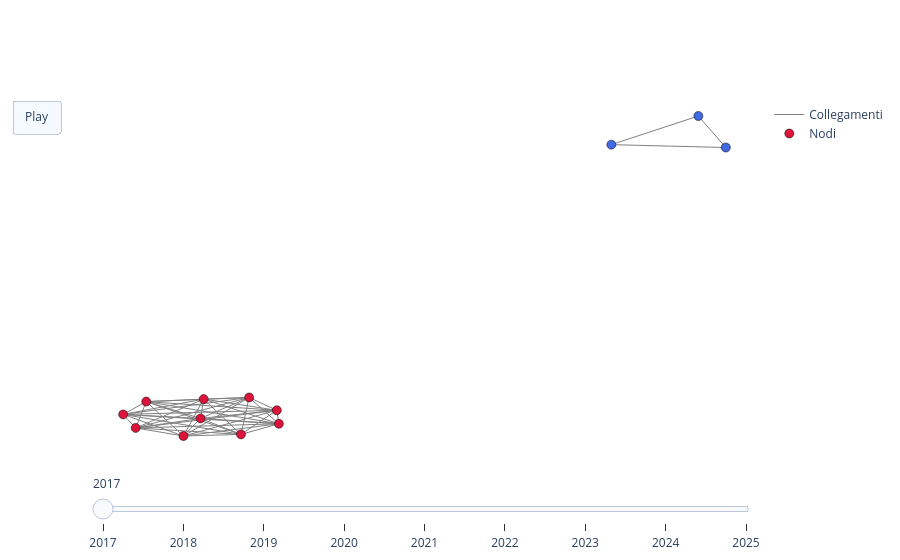

This figure's notebook cell:
### Markdown cell above
## Secondo grafo
Creazione del grafo per centralità di ogni anno che mostra la relazione delle collaborazioni tra autori delle varie pubblicazioni con il nodo centrale.

### Code cell
# ==============================
# Calcolo nodo centrale per anno
# ==============================
central_node_per_anno = {}
for anno, G in grafi_per_anno.items():
    if len(G) > 0:
        central_node_per_anno[anno] = max(G.degree, key=lambda x: x[1])[0]

# ==============================
# Calcolo layout per anno con nodo centrale al centro
# ==============================
pos_per_anno = {}
for anno, G in grafi_per_anno.items():
    if len(G) == 0:
        continue
    central = central_node_per_anno[anno]
    # Posizione iniziale con nodo centrale al centro
    initial_pos = {central: (0,0)}
    # Layout spring locale con nodo centrale fisso
    pos = nx.spring_layout(
        G,
        seed=42,
        pos=initial_pos,
        fixed=[central],
        k=0.5,
        iterations=100
    )

    # Normalizza posizioni per stare dentro [-1,1] x [-1,1]
    xs = [x for x, y in pos.values()]
    ys = [y for x, y in pos.values()]
    min_x, max_x = min(xs), max(xs)
    min_y, max_y = min(ys), max(ys)
    for node in pos:
        x, y = pos[node]
        norm_x = -1 + 2 * (x - min_x) / (max_x - min_x) if max_x > min_x else 0
        norm_y = -1 + 2 * (y - min_y) / (max_y - min_y) if max_y > min_y else 0
        pos[node] = (norm_x, norm_y)

    pos_per_anno[anno] = pos
# ==============================
# Funzione di plotting
# ==============================
def plot_graph_plotly(G, pos):
    edge_x, edge_y = [], []
    for u, v in G.edges():
        x0, y0 = pos[u]
        x1, y1 = pos[v]
        edge_x += [x0, x1, None]
        edge_y += [y0, y1, None]

    edge_trace = go.Scatter(
        x=edge_x, y=edge_y,
        mode="lines",
        line=dict(width=1, color="gray"),
        hoverinfo="none",
        name="Collegamenti",
        showlegend=True
    )

    max_degree = max(dict(G.degree()).values())
    node_x, node_y, texts, colors = [], [], [], []
    for node in G.nodes():
        x, y = pos[node]
        node_x.append(x)
        node_y.append(y)
        deg = G.degree(node)
        texts.append(f"{node}<br>Grado: {deg}")
        colors.append("crimson" if deg == max_degree else "royalblue")

    node_trace = go.Scatter(
        x=node_x, y=node_y,
        mode="markers",
        text=texts,
        hoverinfo="text",
        name="Nodi",
        showlegend=True,
        marker=dict(size=9, color=colors, line=dict(width=0.5, color="black"))
    )

    return edge_trace, node_trace
# ==============================
# Creazione dei frame
# ==============================
frames = []
for anno in sorted(grafi_per_anno.keys()):
    G = grafi_per_anno[anno]
    pos = pos_per_anno[anno]
    edge, node = plot_graph_plotly(G, pos)

    max_degree = max(dict(G.degree()).values())
    top_nodes = [n for n in G.nodes() if G.degree(n) == max_degree]
    top_nodes_title = ', '.join(top_nodes[:3]) + ', ...' if len(top_nodes) > 3 else ', '.join(top_nodes)

    frames.append(
        go.Frame(
            data=[edge, node],
            name=str(anno),
            layout=go.Layout(
                title=f"Collaborazioni – {anno}<br>Nodi centrali: {top_nodes_title}"
            )
        )
    )

# ==============================
# Figura finale
# ==============================
fig = go.Figure(
    data=frames[0].data,
    frames=frames,
    layout=go.Layout(
        paper_bgcolor="white",
        plot_bgcolor="white",
        xaxis=dict(visible=False, range=[-1.1,1.1]),
        yaxis=dict(visible=False, range=[-1.1,1.1]),
        updatemenus=[{
            "type":"buttons",
            "buttons":[{
                "label":"Play",
                "method":"animate",
                "args":[None, {"frame":{"duration":2000,"redraw":True}, "transition":{"duration":500}, "fromcurrent":True}]
            }]
        }],
        sliders=[{
            "steps":[{"method":"animate","args":[[f.name]],"label":f.name} for f in frames]
        }]
    )
)

fig.show()

### Figure 1 — Plotly figure (JSON) as saved in the notebook; plotly's stock layout.template omitted (floating-point values rounded to 4 significant figures; data arrays with more than 128 entries replaced by an {"elided": "..."} marker saying what was removed)
{"data": [{"hoverinfo": "none", "line": {"color": "gray", "width": 1}, "mode": "lines", "name": "Collegamenti", "showlegend": true, "type": "scatter", "x": {"elided": "144 float values"}, "y": {"elided": "144 float values"}}, {"hoverinfo": "text", "marker": {"color": ["crimson", "crimson", "crimson", "crimson", "crimson", "crimson", "crimson", "crimson", "crimson", "crimson", "royalblue", "royalblue", "royalblue"], "line": {"color": "black", "width": 0.5}, "size": 9}, "mode": "markers", "name": "Nodi", "showlegend": true, "text": ["Altenkirch Thorsten<br>Grado: 9", "Chaudhuri Kaustuv Ray<br>Grado: 9", "Dowek Gilles<br>Grado: 9", "Felty Amy P.<br>Grado: 9", "Filinski Andrzej<br>Grado: 9", "Miculan Marino<br>Grado: 9", "Rabe Florian<br>Grado: 9", "Ricciotti Wilmer<br>Grado: 9", "Sacerdoti Coen Claudio<br>Grado: 9", "Sojakova Kristina<br>Grado: 9", "Omodeo Eugenio Giovanni<br>Grado: 2", "Policriti Alberto<br>Grado: 2", "Tomescu Alexandru I.<br>Grado: 2"], "type": "scatter", "x": [-0.7328, -0.4832, -0.9583, -1, -0.4901, -0.9234, -0.609, -0.7999, -0.582, -0.7432, 1, 0.62, 0.9088], "y": [-0.7694, -0.9235, -0.9496, -0.8651, -0.8391, -0.7851, -0.99, -1, -0.7593, -0.8901, 0.8031, 0.8209, 1]}], "layout": {"paper_bgcolor": "white", "plot_bgcolor": "white", "sliders": [{"steps": [{"args": [["2017"]], "label": "2017", "method": "animate"}, {"args": [["2018"]], "label": "2018", "method": "animate"}, {"args": [["2019"]], "label": "2019", "method": "animate"}, {"args": [["2020"]], "label": "2020", "method": "animate"}, {"args": [["2021"]], "label": "2021", "method": "animate"}, {"args": [["2022"]], "label": "2022", "method": "animate"}, {"args": [["2023"]], "label": "2023", "method": "animate"}, {"args": [["2024"]], "label": "2024", "method": "animate"}, {"args": [["2025"]], "label": "2025", "method": "animate"}]}], "updatemenus": [{"buttons": [{"args": [null, {"frame": {"duration": 2000, "redraw": true}, "fromcurrent": true, "transition": {"duration": 500}}], "label": "Play", "method": "animate"}], "type": "buttons"}], "xaxis": {"range": [-1.1, 1.1], "visible": false}, "yaxis": {"range": [-1.1, 1.1], "visible": false}}}
